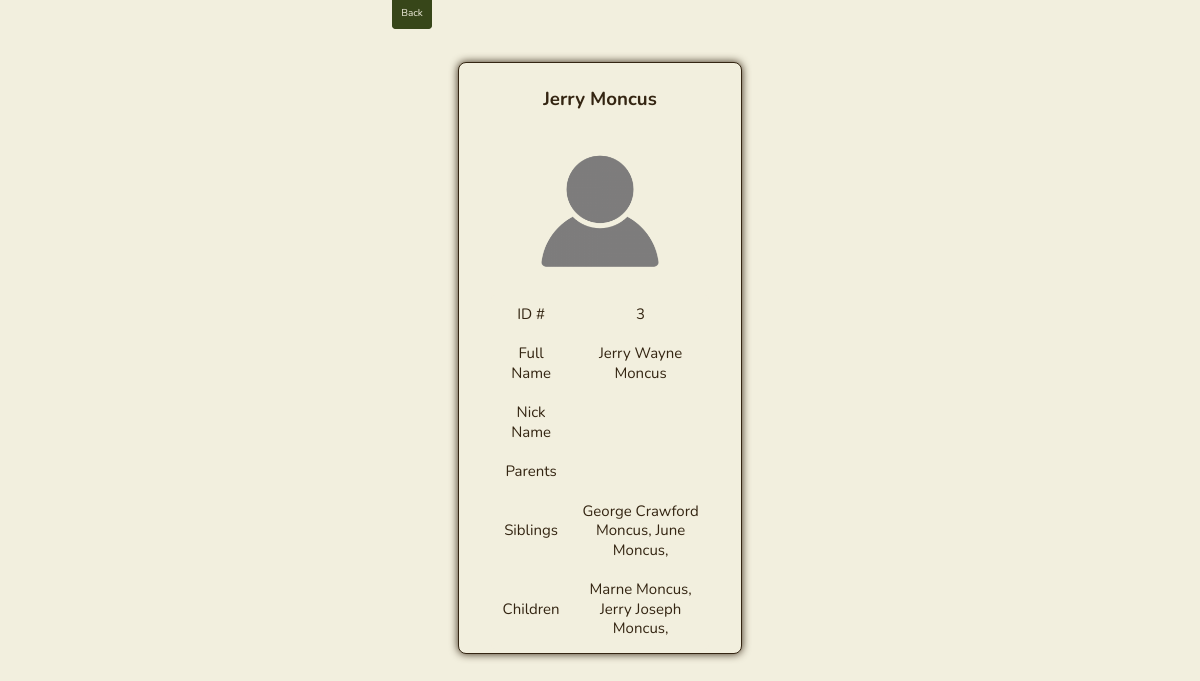
The page /big_card/3 on the database its author committed.
### app.py (models this page shows, shortened)
class Person(db.Model):
    id = db.Column(db.Integer, primary_key=True)
    first_name = db.Column(db.String(200), nullable=False)
    last_name = db.Column(db.String(200), nullable=False)
    middle_name = db.Column(db.String(200), nullable=False, default='')
    nick_name = db.Column(db.String(200), nullable=False, default='')
    date_created = db.Column(db.DateTime, default=datetime.utcnow)
    parents = db.relationship('Person',
                              secondary = person_parent_association,
                              primaryjoin = id == person_parent_association.c.person_id,
                              secondaryjoin = id == person_parent_association.c.parent_id,
                              backref = db.backref('children', lazy='select'))
    siblings = db.relationship('Person',
                              secondary = sibling_association,
                              primaryjoin = id == sibling_association.c.left_id,
                              secondaryjoin = id == sibling_association.c.right_id,
                              back_populates = 'siblings',
                              lazy='select')

### app.py (the view)
@app.route('/big_card/<int:id>', methods=['POST', 'GET'])
def big_card(id):
    person = Person.query.get_or_404(id)
    if request.method == 'POST':
        return redirect('/')
    else:
        return render_template('big_card.html', person=person)

### templates/big_card.html (shortened to what this page needs)
{% extends 'base.html' %}
{% block body %}
<div class="" id="full-card-focus-page">
    <a class="btn" id='back_to_tree' href="/">Back</a>
    <div class='card-focus-page' id="main-content">
        <div class="card-focus-container">
            <div class="card-focus">
                <div class="card-focus-content">
                    {% if person.nick_name == "" %}
                    <h3>{{person.first_name}} {{person.last_name}}</h3>
                    {% else %}
                    <h3>{{person.nick_name}} {{person.last_name}}</h3>
                    {% endif %}
                    <img src="{{ url_for('static', filename='logos/empty-prof-pic.png') }}" alt="Profile Picture">
                    <table class="borderless" id="info-table">
                        <tr>
                            <td>ID #</td>
                            <td>{{ person.id }}</td>
                        </tr>
                        <tr>
                            <td>Full Name</td>
                            <td>{{ person.first_name }} {{ person.middle_name }} {{ person.last_name }}</td>
                        </tr>
                        <tr>
                            <td>Nick Name</td>
                            <td>{{ person.nick_name }}</td>
                        </tr>
                        <tr>
                            <td>Parents</td>
                            <td>
                            </td>
                        </tr>
                        <tr>
                            <td>Siblings</td>
                            <td>
                                {% for person in person.siblings %}
                                {{ person.first_name }} {{ person.middle_name }} {{ person.last_name }},
                                {% endfor %}
                            </td>
                        </tr>
                        <tr>
                            <td>Children</td>
                            <td>
                                {% for person in person.children %}
                                {{ person.first_name }} {{ person.middle_name }} {{ person.last_name }},
                                {% endfor %}
                            </td>
                        </tr>
                    </table>
                </div>
            </div>
        </div>
    </div>
</div>
{% endblock %}

### static/css/main.css (style rules this page uses)
:root { --main-black: #0a0a0a; --main-white: #fff; --main-bg-color: #f2efde; --main-bg-border-color: #342512; --main-text-color: #342512; --main-secondary-text-color: #9d864d; --main-hover-text-color: #f2efde; --main-item-color: #374619; --main-item-border-color: #374619; --main-item-color-hover: #7e883d; --main-dark-brown: #342512; --main-light-brown: #9d864d; --main-cream: #f2efde; --main-light-green: #7e883d; --main-dark-green: #374619; }
body { margin: 0px; padding: 0px; box-sizing: border-box; font-family: Nunito, sans-serif; background-color: var(--main-cream); color: var(--main-dark-brown); display: flex; justify-content: center; align-items: center; }
a { cursor: pointer; }

### static/css/buttons.css (style rules this page uses)
.btn { font-size: 10px; padding: 8px; background-color: var(--main-dark-green); text-decoration: none; border: solid 1px var(--main-dark-green); border-radius: 4px; margin: 8px; color: var(--main-cream); }

### static/css/cards-focus.css (style rules this page uses)
.card-focus-page { display: flex; justify-content: center; align-items: center; }
.card-focus-container { width: 75%; max-width: 800px; display: flex; justify-content: center; flex-wrap: wrap; margin-top: 20px; }
.card-focus { width: 100%; background-color: var(--main-cream); border-radius: 8px; border: solid 1px var(--main-dark-brown); overflow: hidden; box-shadow: 0px 0px 8px var(--main-dark-brown); margin: 20px; }
.card-focus-content { padding: 4px; display: flex; flex-direction: column; align-items: center; justify-content: center; }
.card-focus-content img { width: 60%; height: auto; }
#info-table { color: var(--main-dark-brown); font-size: 15px; line-height: 1.3; background-color: var(--main-cream); border-radius: 4px; }
#info-table td { border: none; }

### static/css/tables.css (style rules this page uses)
table { margin: auto; border-collapse: collapse; width: 80%; background-color: var(--main-cream); }
tr { height: 25px; }
td, th { text-align: center; padding: 10px; }
.borderless th, td, tr { border: none; }

### rows shown on the page
Person: first_name "Jerry", last_name "Moncus", id "3", middle_name "Wayne"
Person: first_name "George", middle_name "Crawford", last_name "Moncus"
Person: first_name "June", last_name "Moncus"
Person: first_name "Marne", last_name "Moncus"
Person: first_name "Jerry", middle_name "Joseph", last_name "Moncus"
